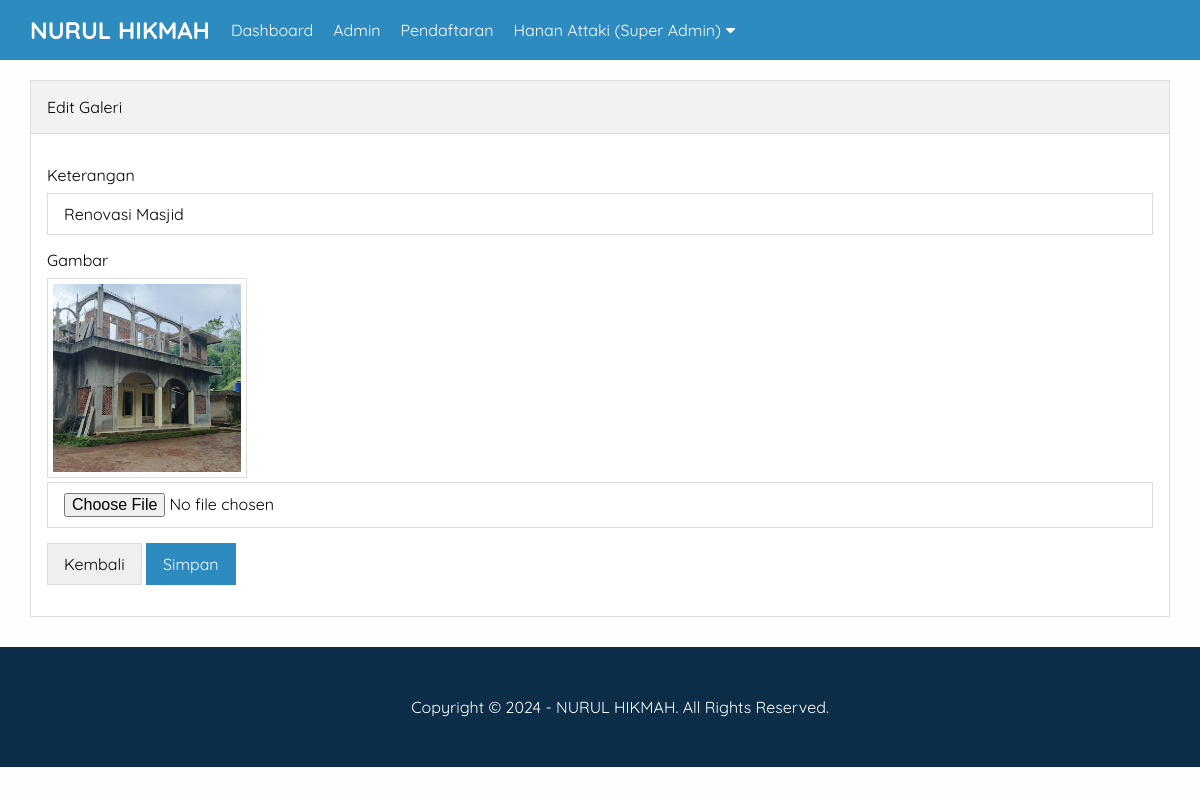
The page /admin/edit-galeri.php?id=7 (signed in) on the database its author committed.
### tables this page shows
CREATE TABLE `pengaturan` (
  `id` int(11) NOT NULL,
  `nama` varchar(50) NOT NULL,
  `email` varchar(50) NOT NULL,
  `telepon` varchar(20) NOT NULL,
  `alamat` text NOT NULL,
  `logo` varchar(50) NOT NULL,
  `favicon` varchar(50) NOT NULL,
  `tentang_pesantren` text NOT NULL,
  `foto_pesantren` varchar(50) NOT NULL,
  `google_maps` text NOT NULL,
  `nama_pimpinan` varchar(50) NOT NULL,
  `foto_pimpinan` varchar(50) NOT NULL,
  `sambutan_pimpinan` text NOT NULL,
  `created_at` timestamp NOT NULL DEFAULT current_timestamp(),
  `updated_at` datetime DEFAULT NULL
);

CREATE TABLE `galeri` (
  `id` int(11) NOT NULL,
  `foto` varchar(50) NOT NULL,
  `keterangan` varchar(50) NOT NULL,
  `created_at` timestamp NOT NULL DEFAULT current_timestamp(),
  `updated_at` datetime DEFAULT NULL
);

### admin/edit-galeri.php (the view, shortened to what this page needs)
<?php include 'header.php' ?>
<?php
$galeri 	= mysqli_query($conn, "SELECT * FROM galeri WHERE id = '" . $_GET['id'] . "' ");
$p 			= mysqli_fetch_object($galeri);
?>
<div class="content">
	<div class="container">
		<div class="box">
			<div class="box-header">
				Edit Galeri
			</div>
			<div class="box-body">
				<form action="" method="POST" enctype="multipart/form-data">
					<div class="form-group">
						<label>Keterangan</label>
						<input type="text" name="keterangan" placeholder="Keterangan" value="<?= $p->keterangan ?>"
							class="input-control" required>
					</div>
					<div class="form-group">
						<label>Gambar</label>
						<img src="../uploads/galeri/<?= $p->foto ?>" width="200px" class="image">
						<input type="file" name="gambar" class="input-control">
					</div>
					<button type="button" class="btn" onclick="window.location = 'galeri.php'">Kembali</button>
					<input type="submit" name="submit" value="Simpan" class="btn btn-blue">
				</form>
			</div>
		</div>
	</div>
</div>
<?php include 'footer.php' ?>

### admin/header.php (shortened to what this page needs)
<?php
include '../koneksi.php';
$identitas = mysqli_query($conn, "SELECT * FROM pengaturan ORDER BY id DESC LIMIT 1");
$d = mysqli_fetch_object($identitas);
?>
<!DOCTYPE html>
<html>
<head>
    <link rel="stylesheet" type="text/css" href="../assets/css/admin.css">
    <link rel="stylesheet" href="https://cdnjs.cloudflare.com/ajax/libs/font-awesome/5.15.3/css/all.min.css"
 />
</head>
<body class="bg-light">
    <div class="navbar">
        <div class="container">
            <h2 class="nav-brand float-left"><a href="index.php"><?= $d->nama ?></a></h2>
            <ul class="nav-menu float-left">
                <li><a href="index.php">Dashboard</a></li>
                <?php if ($_SESSION['ulevel'] == 'Super Admin') { ?>
                <li><a href="admin.php">Admin</a></li>
                <li><a href="pendaftaran.php">Pendaftaran</a></li>
                <?php } ?>
                <li>
                    <a href="#"><?= $_SESSION['uname'] ?> (<?= $_SESSION['ulevel'] ?>) <i
                            class="fa fa-caret-down"></i></a>
                </li>
            </ul>
        </div>
    </div>

### admin/footer.php
<footer>
    <div class="container text-center">
        <p>Copyright &copy; <?= date('Y') ?> - <?= $d->nama ?>. All Rights Reserved.</p>
    </div>
</footer>
</body>
</html>

### assets/css/admin.css (style rules this page uses)
* { margin:0; padding:0; font-family: 'Quicksand', sans-serif; box-sizing: border-box; }
a { text-decoration: none; }
.float-left { float:left; }
.container { width: 1140px; margin:0 auto; }
.container::after { content: ""; display: block; clear: both; }
.bg-light { background-color: #fefefe; }
.box { border:1px solid #ddd; background-color: #fff; }
.box-header { padding:16px; border-bottom:1px solid #ddd; background-color: #f2f2f2; }
.box-body { padding:16px; }
form { margin:15px 0; }
.form-group { margin-bottom: 15px; }
.form-group label { display: block; margin-bottom: 8px; }
.form-group .input-control { padding:10px 16px; width: 100%; font-size: 16px; border:1px solid #ddd; }
.btn { border:1px solid #ddd; padding:10px 16px; font-size: 16px; }
.btn-blue { background-color: #2E8BC0; color: #fff; border:1px solid #2E8BC0; }
.text-center { text-align: center !important; }
.navbar { height: 60px; width: 100%; background-color: #2E8BC0; position: fixed; top: 0; z-index: 1000; }
.navbar a { color: #fff; }
.nav-brand { display: inline-block; padding:15px 0; margin-right: 16px; }
.nav-menu { display: flex; list-style: none; margin-left: auto; gap: 10px; }
.nav-menu li a { padding: 20px 5px; display: inline-block; }
.content { padding:80px 0 30px 0; }
.image { border:1px solid #ddd; padding:5px; }
footer { padding:50px; background-color: #0C2D48; color: #fff; }

### rows shown on the page
pengaturan: nama "NURUL HIKMAH"
galeri: keterangan "Renovasi Masjid", foto (picture)

### other values the page prints
$_SESSION['uname'] "Hanan Attaki"
$_SESSION['ulevel'] "Super Admin"
